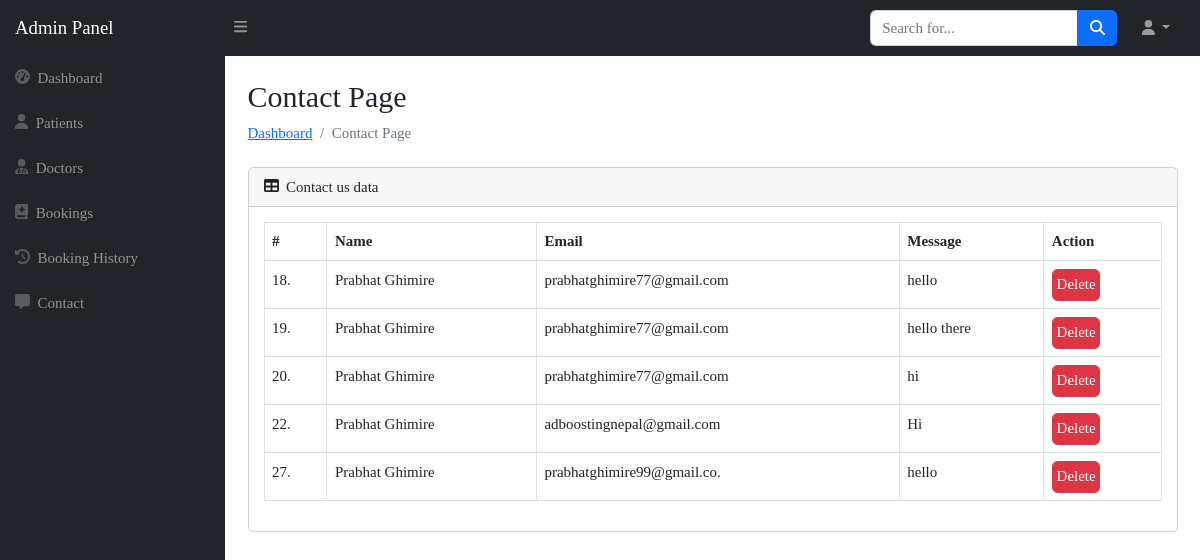
Page /admin/contact-view.php (signed in) on the committed database.
### tables this page shows
CREATE TABLE `contactus` (
  `c_id` int(11) NOT NULL,
  `c_name` varchar(255) NOT NULL,
  `c_email` varchar(255) NOT NULL,
  `c_message` text NOT NULL
);

### admin/contact-view.php (the view, shortened to what this page needs)
<!DOCTYPE html>
<html lang="en">
<head>
    <link href="https://cdn.jsdelivr.net/npm/simple-datatables@7.1.2/dist/style.min.css" rel="stylesheet" />
        <link href="../css/styles.css" rel="stylesheet" />
</head>
<body class="sb-nav-fixed">
<nav class="sb-topnav navbar navbar-expand navbar-dark bg-dark">
    <a class="navbar-brand ps-3" href="index.html">Admin Panel</a>
    <button class="btn btn-link btn-sm order-1 order-lg-0 me-4 me-lg-0" id="sidebarToggle" href="#!"><i class="fas fa-bars"></i></button>
    <form class="d-none d-md-inline-block form-inline ms-auto me-0 me-md-3 my-2 my-md-0">
        <div class="input-group">
            <input class="form-control" type="text" placeholder="Search for..." aria-label="Search for..." aria-describedby="btnNavbarSearch" />
            <button class="btn btn-primary" id="btnNavbarSearch" type="button"><i class="fas fa-search"></i></button>
        </div>
    </form>
    <ul class="navbar-nav ms-auto ms-md-0 me-3 me-lg-4">
        <li class="nav-item dropdown">
            <a class="nav-link dropdown-toggle" id="navbarDropdown" href="#" role="button" data-bs-toggle="dropdown" aria-expanded="false"><i class="fas fa-user fa-fw"></i></a>
        </li>
    </ul>
</nav>
<div id="layoutSidenav">
    <div id="layoutSidenav_nav">
        <nav class="sb-sidenav accordion sb-sidenav-dark" id="sidenavAccordion">
            <div class="sb-sidenav-menu">
                <div class="nav">
                    <a class="nav-link" href="dashboard.php">
                        <div class="sb-nav-link-icon"><i class="fas fa-tachometer-alt"></i></div>
                        Dashboard
                    </a>
                    <a class="nav-link" href="patient-details.php">
                        <div class="sb-nav-link-icon"><i class="fa-solid fa-user"></i></div>
                        Patients
                    </a>
                    <a class="nav-link" href="doctor-details.php">
                        <div class="sb-nav-link-icon"><i class="fa-solid fa-user-doctor"></i></div>
                        Doctors
                    </a>
                    <a class="nav-link" href="contact-view.php">
                        <div class="sb-nav-link-icon"><i class="fa-solid fa-book-medical"></i></div>
                        Bookings
                    </a>
                    <a class="nav-link" href="bookinghistory.php">
                        <div class="sb-nav-link-icon"><i class="fa-solid fa-clock-rotate-left"></i></div>
                        Booking History
                    </a>
                    <a class="nav-link" href="contact-view.php">
                        <div class="sb-nav-link-icon"><i class="fa-solid fa-message"></i></div>
                        Contact
                    </a>
                </div>
            </div>
        </nav>
    </div>
    <div id="layoutSidenav_content">
        <main>
            <div class="container-fluid px-4">
                <h2 class="mt-4">Contact Page</h2>
                <ol class="breadcrumb mb-4">
                    <li class="breadcrumb-item"><a href="dashboard.php">Dashboard</a></li>
                    <li class="breadcrumb-item active">Contact Page</li>
                </ol>
                <div class="card mb-4">
                    <div class="card-header">
                        <i class="fas fa-table me-1"></i>
                       Contact us data
                    </div>
                    <div class="card-body">
    <table id="datatablesSimple" class="table table-bordered">
        <thead>
            <tr>
                <th>#</th>
                <th>Name</th>
                <th>Email</th>
                <th>Message</th>
                <th>Action</th>
            </tr>
        </thead>
        <tbody>
            <?php
            include '../connection.php';
            $sql = "SELECT * FROM contactus";
            $result = mysqli_query($con, $sql);
            if ($result) {
                while ($row = mysqli_fetch_assoc($result)) {
                    $id = $row['c_id'];
                    $c_name = $row['c_name'];
                    $c_email = $row['c_email'];
                    $c_message = $row['c_message'];
                    echo '<tr>
                            <td>' . $id . '.</td>
                            <td>' . $c_name . '</td>
                            <td>' . $c_email . '</td>
                            <td>' . $c_message . '</td>
                            <td>
                                <a class="btn btn-danger p-1 ml-1" href="delete-contact.php?id=' . $id . '" role="button">Delete</a>
                            </td>
                        </tr>';
                }
            }
            ?>
        </tbody>
    </table>
</div>
                </div>
            </div>
        </main>
    </div>
</div>
</body>
</html>

### admin/contact-view.php (style rules this page uses)
* { font-family: poppins; margin: 0; padding: 0; box-sizing: border-box; font-size: 15px; }

### rows in the picture
contactus: c_id "18", c_name "Prabhat Ghimire", c_email "prabhatghimire77@gmail.com", c_message "hello"
contactus: c_id "19", c_name "Prabhat Ghimire", c_email "prabhatghimire77@gmail.com", c_message "hello there"
contactus: c_id "20", c_name "Prabhat Ghimire", c_email "prabhatghimire77@gmail.com", c_message "hi"
contactus: c_id "22", c_name "Prabhat Ghimire", c_email "adboostingnepal@gmail.com", c_message "Hi"
contactus: c_id "27", c_name "Prabhat Ghimire", c_email "prabhatghimire99@gmail.co.", c_message "hello"
